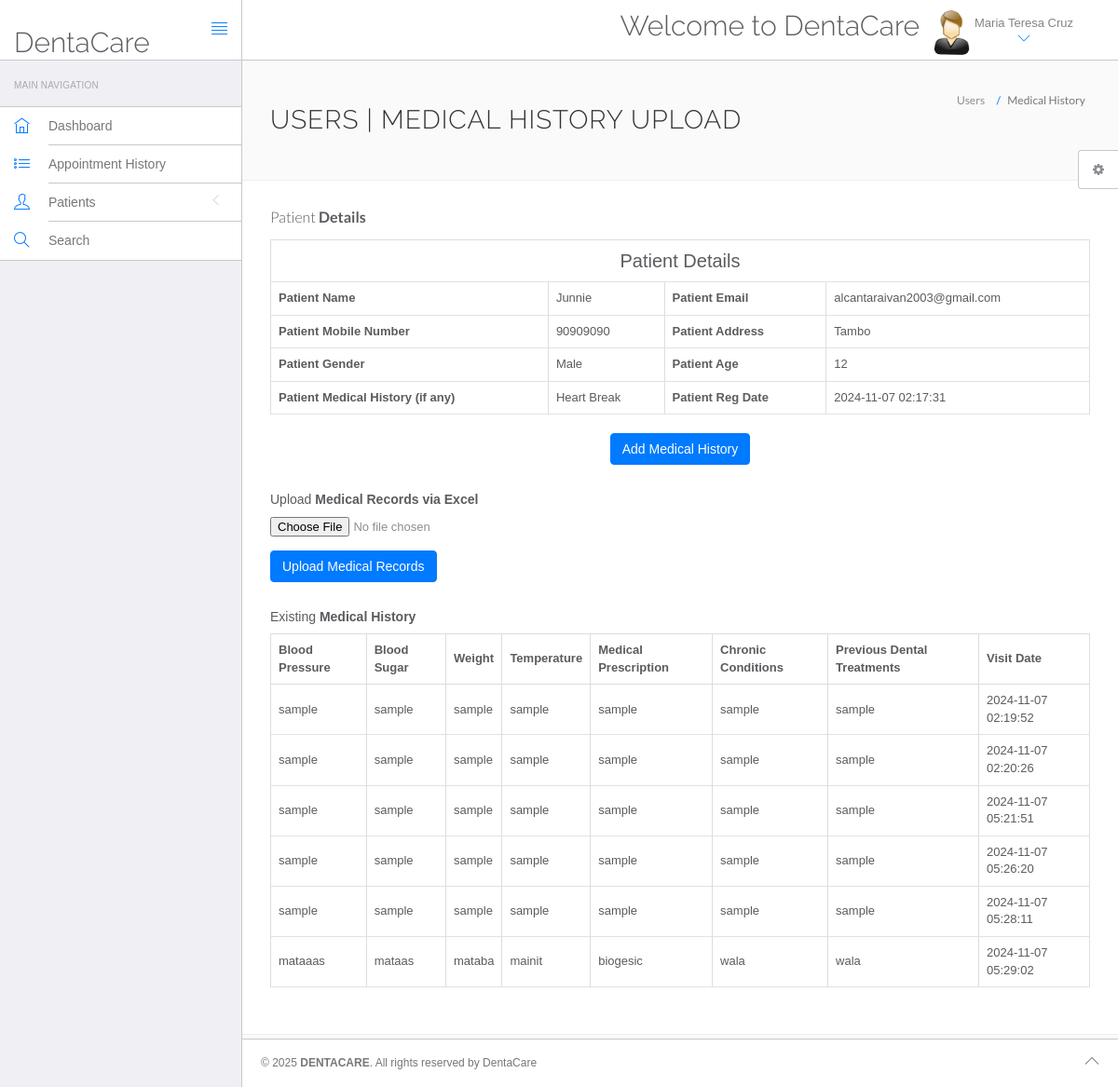
The page /hms/doctor/view-patient.php?viewid=20 (signed in) on the database its author committed.
### tables this page shows
CREATE TABLE `doctors` (
  `id` int(11) NOT NULL,
  `specilization` varchar(255) DEFAULT NULL,
  `doctorName` varchar(255) DEFAULT NULL,
  `address` longtext DEFAULT NULL,
  `docFees` varchar(255) DEFAULT NULL,
  `contactno` varchar(11) DEFAULT NULL,
  `docEmail` varchar(255) DEFAULT NULL,
  `password` varchar(255) DEFAULT NULL,
  `creationDate` timestamp NULL DEFAULT current_timestamp(),
  `updationDate` timestamp NULL DEFAULT NULL ON UPDATE current_timestamp(),
  `role` enum('doctor') NOT NULL DEFAULT 'doctor'
);

CREATE TABLE `tblpatient` (
  `ID` int(10) NOT NULL,
  `Docid` int(10) DEFAULT NULL,
  `PatientName` varchar(200) DEFAULT NULL,
  `PatientContno` bigint(10) DEFAULT NULL,
  `PatientEmail` varchar(200) DEFAULT NULL,
  `PatientGender` varchar(50) DEFAULT NULL,
  `PatientAdd` mediumtext DEFAULT NULL,
  `PatientAge` int(10) DEFAULT NULL,
  `PatientMedhis` mediumtext DEFAULT NULL,
  `CreationDate` timestamp NULL DEFAULT current_timestamp(),
  `UpdationDate` timestamp NULL DEFAULT NULL ON UPDATE current_timestamp()
);

CREATE TABLE `tblmedicalhistory` (
  `ID` int(10) NOT NULL,
  `PatientID` int(10) DEFAULT NULL,
  `BloodPressure` varchar(200) DEFAULT NULL,
  `BloodSugar` varchar(200) NOT NULL,
  `Weight` varchar(100) DEFAULT NULL,
  `Temperature` varchar(200) DEFAULT NULL,
  `MedicalPres` mediumtext DEFAULT NULL,
  `ChronicCond` varchar(255) DEFAULT NULL,
  `PrevDen` varchar(255) DEFAULT NULL,
  `CreationDate` timestamp NOT NULL DEFAULT current_timestamp() ON UPDATE current_timestamp()
);

### hms/doctor/view-patient.php (the view, shortened to what this page needs)
<?php
include('include/config.php');
?>
<!DOCTYPE html>
<html lang="en">
<head>
    <link rel="stylesheet" href="vendor/bootstrap/css/bootstrap.min.css">
    <link rel="stylesheet" href="vendor/fontawesome/css/font-awesome.min.css">
    <link rel="stylesheet" href="vendor/themify-icons/themify-icons.min.css">
    <link href="vendor/animate.css/animate.min.css" rel="stylesheet" media="screen">
    <link href="vendor/perfect-scrollbar/perfect-scrollbar.min.css" rel="stylesheet" media="screen">
    <link href="vendor/switchery/switchery.min.css" rel="stylesheet" media="screen">
    <link href="vendor/bootstrap-touchspin/jquery.bootstrap-touchspin.min.css" rel="stylesheet" media="screen">
    <link href="vendor/select2/select2.min.css" rel="stylesheet" media="screen">
    <link href="vendor/bootstrap-datepicker/bootstrap-datepicker3.standalone.min.css" rel="stylesheet" media="screen">
    <link href="vendor/bootstrap-timepicker/bootstrap-timepicker.min.css" rel="stylesheet" media="screen">
    <link rel="stylesheet" href="assets/css/styles.css">
    <link rel="stylesheet" href="assets/css/plugins.css">
    <link rel="stylesheet" href="assets/css/themes/theme-1.css" id="skin_color" />
    <link rel="stylesheet" href="https://cdn.jsdelivr.net/npm/sweetalert2@11/dist/sweetalert2.min.css">
</head>
<body>
    <div id="app"><?php include('include/footer.php');?>
        <?php include('include/sidebar.php'); ?>
        <div class="app-content">
            <?php include('include/header.php'); ?>
            <div class="main-content">
                <div class="wrap-content container" id="container">
                    <section id="page-title">
                        <div class="row">
                            <div class="col-sm-8">
                                <h1 class="mainTitle">Users | Medical History Upload</h1>
                            </div>
                            <ol class="breadcrumb">
                                <li><span>Users</span></li>
                                <li class="active"><span>Medical History</span></li>
                            </ol>
                        </div>
                    </section>
                    <div class="container-fluid container-fullw bg-white">
                        <div class="row">
                            <div class="col-md-12">
                                <h5 class="over-title margin-bottom-15">Patient <span class="text-bold">Details</span></h5>
                                <?php
                                $vid = $_GET['viewid'];
                                $ret = mysqli_query($con, "SELECT * FROM tblpatient WHERE ID='$vid'");
                                while ($row = mysqli_fetch_array($ret)) {
                                ?>
                                    <table class="table table-bordered">
                                        <tr align="center">
                                            <td colspan="4" style="font-size:20px;color:blue">Patient Details</td>
                                        </tr>
                                        <tr>
                                            <th>Patient Name</th>
                                            <td><?php echo $row['PatientName']; ?></td>
                                            <th>Patient Email</th>
                                            <td><?php echo $row['PatientEmail']; ?></td>
                                        </tr>
                                        <tr>
                                            <th>Patient Mobile Number</th>
                                            <td><?php echo $row['PatientContno']; ?></td>
                                            <th>Patient Address</th>
                                            <td><?php echo $row['PatientAdd']; ?></td>
                                        </tr>
                                        <tr>
                                            <th>Patient Gender</th>
                                            <td><?php echo $row['PatientGender']; ?></td>
                                            <th>Patient Age</th>
                                            <td><?php echo $row['PatientAge']; ?></td>
                                        </tr>
                                        <tr>
                                            <th>Patient Medical History (if any)</th>
                                            <td><?php echo $row['PatientMedhis']; ?></td>
                                            <th>Patient Reg Date</th>
                                            <td><?php echo $row['CreationDate']; ?></td>
                                        </tr>
                                    </table>
                                <?php } ?>
                                <p align="center">
                                    <button class="btn btn-primary waves-effect waves-light w-lg" data-toggle="modal" data-target="#myModal">Add Medical History</button>
                                </p>
                                <h5 class="margin-top-30">Upload <span class="text-bold">Medical Records via Excel</span></h5>
                                <form method="POST" enctype="multipart/form-data">
                                    <div class="form-group">
                                        <input type="file" name="file" class="form-control-file">
                                    </div>
                                    <button type="submit" name="btnUpload" class="btn btn-primary">Upload Medical Records</button>
                                </form>
                                <h5 class="margin-top-30">Existing <span class="text-bold">Medical History</span></h5>
                                <table class="table table-bordered">
                                    <thead class="thead-dark">
                                        <tr>
                                            <th>Blood Pressure</th>
                                            <th>Blood Sugar</th>
                                            <th>Weight</th>
                                            <th>Temperature</th>
                                            <th>Medical Prescription</th>
                                            <th>Chronic Conditions</th>
                                            <th>Previous Dental Treatments</th>
                                            <th>Visit Date</th>
                                        </tr>
                                    </thead>
                                    <tbody>
                                        <?php
                                        $ret = mysqli_query($con, "SELECT * FROM tblmedicalhistory WHERE PatientID='$vid'");
                                        while ($row = mysqli_fetch_array($ret)) {
                                            echo "<tr>
                                                <td>{$row['BloodPressure']}</td>
                                                <td>{$row['BloodSugar']}</td>
                                                <td>{$row['Weight']}</td>
                                                <td>{$row['Temperature']}</td>
                                                <td>{$row['MedicalPres']}</td>
                                                <td>{$row['ChronicCond']}</td>
                                                <td>{$row['PrevDen']}</td>
                                                <td>{$row['CreationDate']}</td>
                                            </tr>";
                                        }
                                        ?>
                                    </tbody>
                                </table>
                            </div>
                        </div>
                    </div>
                    <?php include('include/setting.php'); ?>
                </div>
            </div>
        </div>
    </div>
</body>
</html>

### hms/doctor/include/header.php (shortened to what this page needs)
<header class="navbar navbar-default navbar-static-top">
					<div class="navbar-header">
						<a class="navbar-brand" href="#">
							<h2 style="padding-top:20% ">DentaCare</h2>
						</a>
						<a href="#" class="sidebar-toggler pull-right visible-md visible-lg" data-toggle-class="app-sidebar-closed" data-toggle-target="#app">
							<i class="ti-align-justify"></i>
						</a>
					</div>
					<div class="navbar-collapse collapse">
						<ul class="nav navbar-right">
								<li  style="padding-top:2% ">
								<h2>Welcome to DentaCare</h2>
							</li>
							<li class="dropdown current-user">
								<a href class="dropdown-toggle" data-toggle="dropdown">
									<img src="assets/images/images.jpg" > <span class="username">
									<?php $query=mysqli_query($con,"select doctorName from doctors where id='".$_SESSION['id']."'");
while($row=mysqli_fetch_array($query))
{
	echo $row['doctorName'];
}
									?> <i class="ti-angle-down"></i></i></span>
								</a>
							</li>
						</ul>
					</div>
				</header>

### hms/doctor/assets/css/themes/theme-1.css (style rules this page uses)
body { background: #FAFAFA; }
header .navbar-header { background: #ffffff !important; border-right-color: #c8c7cc !important; border-bottom-color: #c8c7cc !important; }
header .navbar-header .sidebar-toggler, header .navbar-header .sidebar-mobile-toggler { color: #007aff !important; }
header .navbar-header .navbar-brand { color: #777 !important; }
header .navbar-collapse { background: #ffffff !important; border-bottom-color: #c8c7cc !important; box-shadow: none !important; }
header .navbar-collapse .navbar-right > li > a { color: #777; }
header .navbar-collapse .navbar-right > li > a i { color: #007aff !important; }

### rows shown on the page
doctors: doctorName "Maria Teresa Cruz"
tblpatient: PatientName "Junnie", PatientEmail "alcantaraivan2003@gmail.com", PatientContno "90909090", PatientAdd "Tambo", PatientGender "Male", PatientAge "12", PatientMedhis "Heart Break", CreationDate "2024-11-07 02:17:31"
tblmedicalhistory: BloodPressure "sample", BloodSugar "sample", Weight "sample", Temperature "sample", MedicalPres "sample", ChronicCond "sample", PrevDen "sample", CreationDate "2024-11-07 02:19:52"
tblmedicalhistory: BloodPressure "sample", BloodSugar "sample", Weight "sample", Temperature "sample", MedicalPres "sample", ChronicCond "sample", PrevDen "sample", CreationDate "2024-11-07 02:20:26"
tblmedicalhistory: BloodPressure "sample", BloodSugar "sample", Weight "sample", Temperature "sample", MedicalPres "sample", ChronicCond "sample", PrevDen "sample", CreationDate "2024-11-07 05:21:51"
tblmedicalhistory: BloodPressure "sample", BloodSugar "sample", Weight "sample", Temperature "sample", MedicalPres "sample", ChronicCond "sample", PrevDen "sample", CreationDate "2024-11-07 05:26:20"
tblmedicalhistory: BloodPressure "sample", BloodSugar "sample", Weight "sample", Temperature "sample", MedicalPres "sample", ChronicCond "sample", PrevDen "sample", CreationDate "2024-11-07 05:28:11"
tblmedicalhistory: BloodPressure "mataaas", BloodSugar "mataas", Weight "mataba", Temperature "mainit", MedicalPres "biogesic", ChronicCond "wala", PrevDen "wala", CreationDate "2024-11-07 05:29:02"
